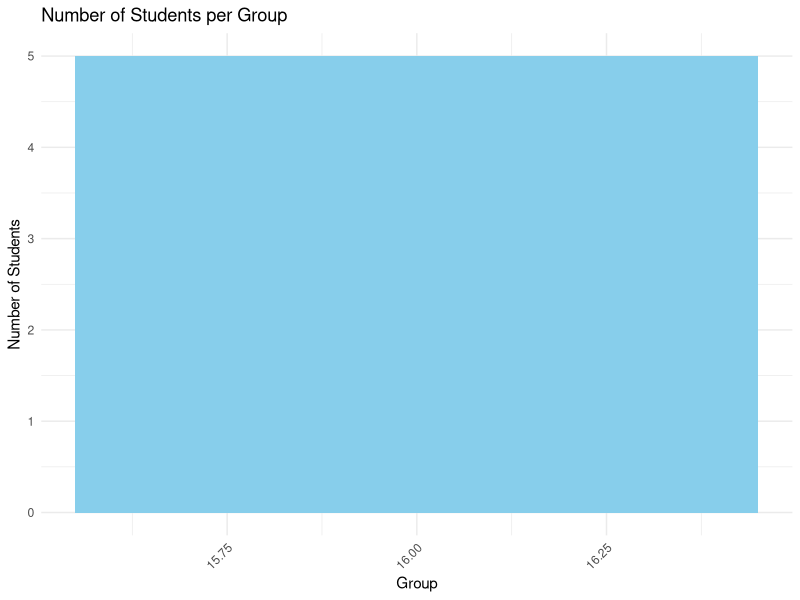

Source code (R):
## ---- chunk 1
library(here)
library(tidyr)
library(dplyr)
library(ggplot2)
library(glue)
## ---- chunk 2
library(readr)
grades <- read_delim(here("data", "grades.csv"), delim = ",")
## ---- chunk 3
total_grades <- grades |>  
  select(grade) |> 
  summarise(total = n())
print(glue("The data set contains {total_grades$total} grades."))
## ---- chunk 4
number_students <- grades  |>   
  distinct(id)  |>  
  summarise(total=n())
print(glue("The number of student contained in the data set is {number_students$total}."))
## ---- chunk 5
students <- grades |>
  select(id,group) |>
  distinct() |>
  slice_tail(n=5)
## ---- chunk 6
  print(knitr::kable(head(students)))
## ---- chunk 7
students_per_group <- students |> 
  group_by(group) |> 
  summarise(number_of_students = n(), .groups = 'drop')
ggplot(students_per_group, aes(x = group, y = number_of_students)) +
  geom_bar(stat = "identity", fill = "skyblue") +
  labs(title = "Number of Students per Group", 
       x = "Group", 
       y = "Number of Students") + 
  theme_minimal() + 
  theme(axis.text.x = element_text(angle = 45, hjust = 1))
